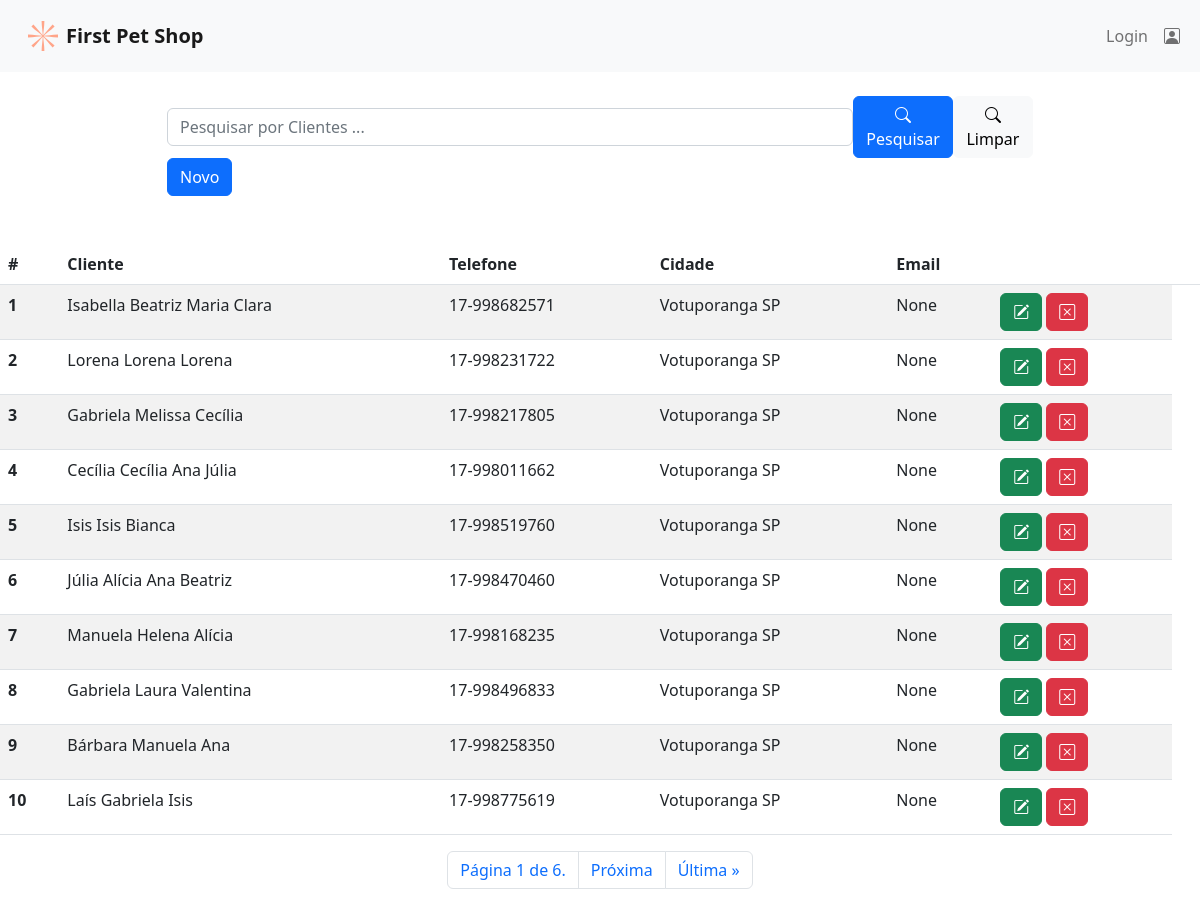
The app's page /listar/cliente/ with its own data.
### firstpetshop/models.py (models this page shows, shortened)
class Cliente(models.Model):
    nome = models.CharField(max_length=120)
    rg = models.CharField(max_length=40, blank=True, null=True)
    cpf = models.CharField(max_length=20, blank=True, null=True)
    endereco = models.CharField(max_length=200, blank=True, null=True, verbose_name="endereço")
    cidade = models.CharField(max_length=100, blank=True, null=True)
    uf = models.CharField(max_length=2, blank=True, null=True)
    telefone = models.CharField(max_length=20)
    email = models.EmailField(max_length=120, blank=True, null=True)
    foto = models.ImageField(upload_to='images/', blank=True, null=True)

### firstpetshop/views.py (the view)
# urls.py: path('listar/cliente/', ClienteList.as_view(), name="listar-cliente"),
class ClienteList(ListView):
    login_url = reverse_lazy('login')
    model = Cliente
    template_name = 'clientes/clientes.html'
    paginate_by = 10
    def get_context_data(self, *args, **kwargs):
        context = super().get_context_data(*args, **kwargs)
        context['campo_pesquisa'] = "nome"
        return context
    def get_queryset(self):
        txt_nome = self.request.GET.get('inptPesquisar')
        if txt_nome:
            clientes = Cliente.objects.filter(nome__icontains=txt_nome)
        else:
            clientes = Cliente.objects.all()
        return clientes

### firstpetshop/templates/clientes/clientes.html (shortened to what this page needs)
{% extends "base.html" %}
{% block content %}
<br>
<br>
<br>
<div class="container">
  <div class="row justify-content-center m-4">
    <div class="col-10">
      <form action="?" method="GET" class="row">
        <div class="d-flex align-items-center">
          <input type="text" class="form-control" name="inptPesquisar" id="" value="{{ request.GET.inptPesquisar }}"
            class="p-1 border" autocomplete="off" placeholder="Pesquisar por Clientes ...">
          <button type="submit" class="btn btn-primary bi bi-search ms-auto">Pesquisar</button>
          <a href="{% url 'listar-cliente' %}" class="btn btn-light bi bi-search ms-auto">Limpar</a>
        </div>
      </form>
      <div class="row">
        <div class="d-flex align-items-center">
          <a class="btn btn-primary" href="{% url 'cadastrar-cliente' %}">Novo</a>
        </div>
      </div>
    </div>
  </div>
</div>
<br>
<div class="table-responsive">
  <table class="table table-striped">
    <thead>
      <tr>
        <th scope="col">#</th>
        <th scope="col">Cliente</th>
        <th scope="col">Telefone</th>
        <th scope="col">Cidade</th>
        <th scope="col">Email</th>
        <th scope="col"></th>
        <th scope="col"></th>
      </tr>
    </thead>
    <tbody>
      {% for object in object_list %}
      <tr>
        <th scope="row">{{object.id}}</th>
        <td>{{object.nome}}</td>
        <td>{{object.telefone}}</td>
        <td>
          {{object.cidade}} {{object.uf}}
        </td>
        <td>{{object.email}}</td>
        <td>
          <a href="{% url 'editar-cliente' object.pk %}" class="btn btn-success bi bi-pencil-square"></a>
          <a href="{% url 'excluir-cliente' object.pk %}" class="btn btn-danger bi bi-x-square"></a>
        </td>
      </tr>
      {% empty %}
      <tr>
        <td colspan="3">Nenhum Cliente Cadastrado</td>
      </tr>
      {% endfor %}
    </tbody>
  </table>
  <ul class="pagination justify-content-center">
    <li class="page-item">
        <span class="page-link">Página {{ page_obj.number }} de {{ page_obj.paginator.num_pages }}.</span>
    </li>
    {% if page_obj.has_next %}
        {% if request.GET.nome %}
        <li class="page-item"><a class="page-link" href="?page={{ page_obj.next_page_number }}&nome={{request.GET.nome}}">Próxima</a></li>
        <li class="page-item"><a class="page-link" href="?page={{ page_obj.paginator.num_pages }}&nome={{request.GET.nome}}">Última &raquo;</a></li>
        {% else %}
        <li class="page-item"><a class="page-link" href="?page={{ page_obj.next_page_number }}">Próxima</a></li>
        <li class="page-item"><a class="page-link" href="?page={{ page_obj.paginator.num_pages }}">Última &raquo;</a></li>
        {% endif %}
    {% endif %}
  </ul>
</div>
{% endblock %}

### firstpetshop/templates/base.html (shortened to what this page needs)
{% load static %}
<!doctype html>
<html lang="pt-BR">
<head>
  <link href="https://cdn.jsdelivr.net/npm/bootstrap@5.2.3/dist/css/bootstrap.min.css" rel="stylesheet"
>
  <link rel="stylesheet" href="https://cdn.jsdelivr.net/npm/bootstrap-icons@1.10.2/font/bootstrap-icons.css"
>
</head>
<body>
  <nav class="navbar navbar-expand-lg bg-light py-3 fixed-top">
    <div class="container-fluid">
      <div class="d-flex align-items-center mx-3">
        <a class="navbar-brand ms-2 fw-bold" href="{% url 'dashboard' %}">First Pet Shop</a>
      </div>
      <div class="collapse navbar-collapse" id="navbarSupportedContent">
        <ul class="navbar-nav ms-auto mb-2 mb-lg-0">
          <li class="nav-item">
            {% if user.is_authenticated %}
            <span class="nav-text">{{user.username}}</span>
            <a class="nav-link" aria-current="page" href="{% url 'logout' %}">Logout</a>
            {% else %}
            <a class="nav-link" aria-current="page" href="{% url 'login' %}">Login</a>
            {% endif %}
          </li>
          <li class="nav-item">
            <a class="nav-link" aria-current="page" href="#"><i class="bi bi-person-square"></i></a>
          </li>
        </ul>
      </div>
    </div>
  </nav>
  <section class="content">
    {% block content %}{% endblock %}
  </section>
</body>
</html>

### records on screen
Cliente: id "1", nome "Isabella Beatriz Maria Clara", telefone "17-998682571", cidade "Votuporanga", uf "SP", email "None"
Cliente: id "2", nome "Lorena Lorena Lorena", telefone "17-998231722", cidade "Votuporanga", uf "SP", email "None"
Cliente: id "3", nome "Gabriela Melissa Cecília", telefone "17-998217805", cidade "Votuporanga", uf "SP", email "None"
Cliente: id "4", nome "Cecília Cecília Ana Júlia", telefone "17-998011662", cidade "Votuporanga", uf "SP", email "None"
Cliente: id "5", nome "Isis Isis Bianca", telefone "17-998519760", cidade "Votuporanga", uf "SP", email "None"
Cliente: id "6", nome "Júlia Alícia Ana Beatriz", telefone "17-998470460", cidade "Votuporanga", uf "SP", email "None"
Cliente: id "7", nome "Manuela Helena Alícia", telefone "17-998168235", cidade "Votuporanga", uf "SP", email "None"
Cliente: id "8", nome "Gabriela Laura Valentina", telefone "17-998496833", cidade "Votuporanga", uf "SP", email "None"
Cliente: id "9", nome "Bárbara Manuela Ana", telefone "17-998258350", cidade "Votuporanga", uf "SP", email "None"
Cliente: id "10", nome "Laís Gabriela Isis", telefone "17-998775619", cidade "Votuporanga", uf "SP", email "None"

### other values on screen
{{ page_obj.number }} "1"
{{ page_obj.paginator.num_pages }} "6"
